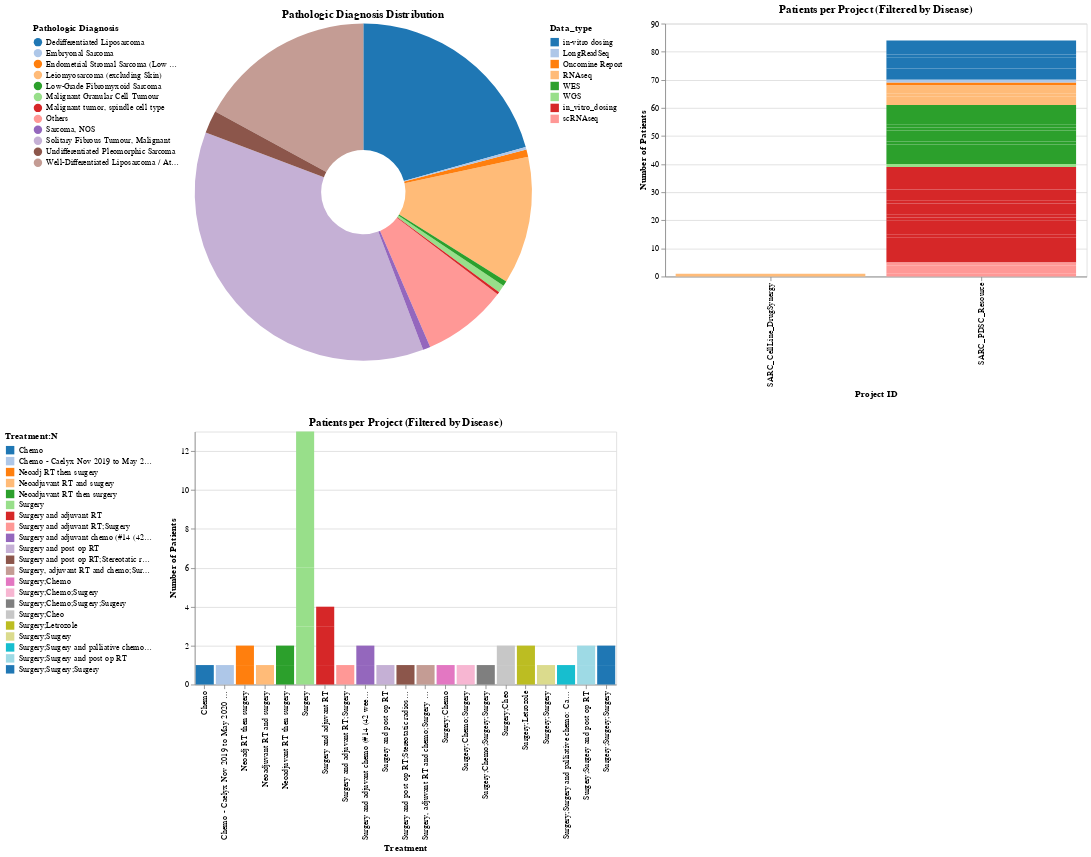

This figure's notebook cell:
### Code cell
interactive_plot(combined_df)

### Figure 1 — Vega-Lite specification as saved in the notebook (floating-point values rounded to 4 significant figures)
{"config": {"view": {"continuousWidth": 300, "continuousHeight": 300}}, "vconcat": [{"hconcat": [{"data": {"name": "data-9526c829b61a04844ae8f3b671ec75da"}, "mark": {"type": "arc", "innerRadius": 50}, "encoding": {"color": {"field": "Pathologic Diagnosis", "legend": {"orient": "left", "title": "Pathologic Diagnosis"}, "scale": {"scheme": "category20"}, "type": "nominal"}, "opacity": {"condition": {"param": "param_85", "value": 1, "empty": true}, "value": 0.3}, "theta": {"field": "Count", "title": "Total Cases", "type": "quantitative"}, "tooltip": [{"field": "Pathologic Diagnosis", "type": "nominal"}, {"field": "Percentage", "type": "nominal"}, {"field": "Percentage", "format": ".1f", "type": "quantitative"}]}, "height": 400, "name": "view_94", "title": "Pathologic Diagnosis Distribution", "width": 400}, {"data": {"name": "data-3d37d085054e9c438da5974f8f9228ac"}, "mark": {"type": "bar"}, "encoding": {"color": {"field": "Data_type", "legend": {"orient": "left", "title": "Data_type"}, "scale": {"scheme": "category20"}, "type": "nominal"}, "tooltip": [{"field": "Project ID", "type": "nominal"}, {"field": "Number of Patients", "type": "quantitative"}, {"field": "Data_type", "type": "nominal"}], "x": {"field": "Project ID", "title": "Project ID", "type": "nominal"}, "y": {"field": "Number of Patients", "title": "Number of Patients", "type": "quantitative"}}, "title": "Patients per Project (Filtered by Disease)", "transform": [{"filter": {"param": "param_85", "empty": true}}], "width": 500}], "resolve": {"scale": {"color": "independent"}}}, {"data": {"name": "data-de9eb38db468dcb5a98ee92583898a35"}, "mark": {"type": "bar"}, "encoding": {"color": {"field": "Treatment", "legend": {"orient": "left", "title": "Treatment:N"}, "scale": {"scheme": "category20"}, "type": "nominal"}, "tooltip": [{"field": "Treatment", "type": "nominal"}, {"field": "Number of Patients", "type": "quantitative"}], "x": {"field": "Treatment", "title": "Treatment", "type": "nominal"}, "y": {"field": "Number of Patients", "title": "Number of Patients", "type": "quantitative"}}, "title": "Patients per Project (Filtered by Disease)", "transform": [{"filter": {"param": "param_85", "empty": true}}], "width": 500}], "params": [{"name": "param_85", "select": {"type": "point", "fields": ["Pathologic Diagnosis"]}, "views": ["view_94"]}], "resolve": {"scale": {"color": "independent"}}, "$schema": "https://vega.github.io/schema/vega-lite/v5.20.1.json", "datasets": {"data-9526c829b61a04844ae8f3b671ec75da": [{"Pathologic Diagnosis": "Solitary Fibrous Tumour, Malignant", "Count": 152, "Percentage": "36.5%"}, {"Pathologic Diagnosis": "Dedifferentiated Liposarcoma", "Count": 86, "Percentage": "20.7%"}, {"Pathologic Diagnosis": "Well-Differentiated Liposarcoma / Atypical Lipomatous Tumour", "Count": 71, "Percentage": "17.1%"}, {"Pathologic Diagnosis": "Leiomyosarcoma (excluding Skin)", "Count": 51, "Percentage": "12.3%"}, {"Pathologic Diagnosis": "Others", "Count": 34, "Percentage": "8.2%"}, {"Pathologic Diagnosis": "Undifferentiated Pleomorphic Sarcoma", "Count": 9, "Percentage": "2.2%"}, {"Pathologic Diagnosis": "Malignant Granular Cell Tumour", "Count": 3, "Percentage": "0.7%"}, {"Pathologic Diagnosis": "Endometrial Stromal Sarcoma (Low Grade, High Grade), Undifferentiated Uterine Sarcoma", "Count": 3, "Percentage": "0.7%"}, {"Pathologic Diagnosis": "Sarcoma, NOS", "Count": 3, "Percentage": "0.7%"}, {"Pathologic Diagnosis": "Low-Grade Fibromyxoid Sarcoma", "Count": 2, "Percentage": "0.5%"}, {"Pathologic Diagnosis": "Embryonal Sarcoma", "Count": 1, "Percentage": "0.2%"}, {"Pathologic Diagnosis": "Malignant tumor, spindle cell type", "Count": 1, "Percentage": "0.2%"}], "data-3d37d085054e9c438da5974f8f9228ac": [{"Pathologic Diagnosis": "Dedifferentiated Liposarcoma", "Project ID": "SARC_CellLine_DrugSynergy", "Data_type": "RNAseq", "Number of Patients": 1}, {"Pathologic Diagnosis": "Dedifferentiated Liposarcoma", "Project ID": "SARC_PDSC_Resource", "Data_type": " in-vitro dosing", "Number of Patients": 4}, {"Pathologic Diagnosis": "Dedifferentiated Liposarcoma", "Project ID": "SARC_PDSC_Resource", "Data_type": "RNAseq", "Number of Patients": 3}, {"Pathologic Diagnosis": "Dedifferentiated Liposarcoma", "Project ID": "SARC_PDSC_Resource", "Data_type": "WES", "Number of Patients": 5}, {"Pathologic Diagnosis": "Dedifferentiated Liposarcoma", "Project ID": "SARC_PDSC_Resource", "Data_type": "in_vitro_dosing", "Number of Patients": 8}, {"Pathologic Diagnosis": "Dedifferentiated Liposarcoma", "Project ID": "SARC_PDSC_Resource", "Data_type": "scRNAseq", "Number of Patients": 1}, {"Pathologic Diagnosis": "Embryonal Sarcoma", "Project ID": "SARC_PDSC_Resource", "Data_type": "in_vitro_dosing", "Number of Patients": 1}, {"Pathologic Diagnosis": "Endometrial Stromal Sarcoma (Low Grade, High Grade), Undifferentiated Uterine Sarcoma", "Project ID": "SARC_PDSC_Resource", "Data_type": "in_vitro_dosing", "Number of Patients": 1}, {"Pathologic Diagnosis": "Leiomyosarcoma (excluding Skin)", "Project ID": "SARC_PDSC_Resource", "Data_type": " in-vitro dosing", "Number of Patients": 4}, {"Pathologic Diagnosis": "Leiomyosarcoma (excluding Skin)", "Project ID": "SARC_PDSC_Resource", "Data_type": "RNAseq", "Number of Patients": 1}, {"Pathologic Diagnosis": "Leiomyosarcoma (excluding Skin)", "Project ID": "SARC_PDSC_Resource", "Data_type": "WES", "Number of Patients": 2}, {"Pathologic Diagnosis": "Leiomyosarcoma (excluding Skin)", "Project ID": "SARC_PDSC_Resource", "Data_type": "in_vitro_dosing", "Number of Patients": 4}, {"Pathologic Diagnosis": "Low-Grade Fibromyxoid Sarcoma", "Project ID": "SARC_PDSC_Resource", "Data_type": "in_vitro_dosing", "Number of Patients": 1}, {"Pathologic Diagnosis": "Malignant Granular Cell Tumour", "Project ID": "SARC_PDSC_Resource", "Data_type": "WES", "Number of Patients": 1}, {"Pathologic Diagnosis": "Malignant Granular Cell Tumour", "Project ID": "SARC_PDSC_Resource", "Data_type": "in_vitro_dosing", "Number of Patients": 1}, {"Pathologic Diagnosis": "Malignant tumor, spindle cell type", "Project ID": "SARC_PDSC_Resource", "Data_type": "in_vitro_dosing", "Number of Patients": 1}, {"Pathologic Diagnosis": "Others", "Project ID": "SARC_PDSC_Resource", "Data_type": " in-vitro dosing", "Number of Patients": 1}, {"Pathologic Diagnosis": "Others", "Project ID": "SARC_PDSC_Resource", "Data_type": "WES", "Number of Patients": 4}, {"Pathologic Diagnosis": "Others", "Project ID": "SARC_PDSC_Resource", "Data_type": "in_vitro_dosing", "Number of Patients": 4}, {"Pathologic Diagnosis": "Others", "Project ID": "SARC_PDSC_Resource", "Data_type": "scRNAseq", "Number of Patients": 2}, {"Pathologic Diagnosis": "Sarcoma, NOS", "Project ID": "SARC_PDSC_Resource", "Data_type": "WES", "Number of Patients": 1}, {"Pathologic Diagnosis": "Sarcoma, NOS", "Project ID": "SARC_PDSC_Resource", "Data_type": "in_vitro_dosing", "Number of Patients": 1}, {"Pathologic Diagnosis": "Solitary Fibrous Tumour, Malignant", "Project ID": "SARC_PDSC_Resource", "Data_type": "Oncomine Report", "Number of Patients": 1}, {"Pathologic Diagnosis": "Solitary Fibrous Tumour, Malignant", "Project ID": "SARC_PDSC_Resource", "Data_type": "RNAseq", "Number of Patients": 1}, {"Pathologic Diagnosis": "Solitary Fibrous Tumour, Malignant", "Project ID": "SARC_PDSC_Resource", "Data_type": "WES", "Number of Patients": 1}, {"Pathologic Diagnosis": "Solitary Fibrous Tumour, Malignant", "Project ID": "SARC_PDSC_Resource", "Data_type": "WGS", "Number of Patients": 1}, {"Pathologic Diagnosis": "Solitary Fibrous Tumour, Malignant", "Project ID": "SARC_PDSC_Resource", "Data_type": "in_vitro_dosing", "Number of Patients": 2}, {"Pathologic Diagnosis": "Undifferentiated Pleomorphic Sarcoma", "Project ID": "SARC_PDSC_Resource", "Data_type": "in_vitro_dosing", "Number of Patients": 2}, {"Pathologic Diagnosis": "Undifferentiated Pleomorphic Sarcoma", "Project ID": "SARC_PDSC_Resource", "Data_type": "scRNAseq", "Number of Patients": 1}, {"Pathologic Diagnosis": "Well-Differentiated Liposarcoma / Atypical Lipomatous Tumour", "Project ID": "SARC_PDSC_Resource", "Data_type": " in-vitro dosing", "Number of Patients": 5}, {"Pathologic Diagnosis": "Well-Differentiated Liposarcoma / Atypical Lipomatous Tumour", "Project ID": "SARC_PDSC_Resource", "Data_type": "LongReadSeq", "Number of Patients": 1}, {"Pathologic Diagnosis": "Well-Differentiated Liposarcoma / Atypical Lipomatous Tumour", "Project ID": "SARC_PDSC_Resource", "Data_type": "RNAseq", "Number of Patients": 2}, {"Pathologic Diagnosis": "Well-Differentiated Liposarcoma / Atypical Lipomatous Tumour", "Project ID": "SARC_PDSC_Resource", "Data_type": "WES", "Number of Patients": 7}, {"Pathologic Diagnosis": "Well-Differentiated Liposarcoma / Atypical Lipomatous Tumour", "Project ID": "SARC_PDSC_Resource", "Data_type": "in_vitro_dosing", "Number of Patients": 8}, {"Pathologic Diagnosis": "Well-Differentiated Liposarcoma / Atypical Lipomatous Tumour", "Project ID": "SARC_PDSC_Resource", "Data_type": "scRNAseq", "Number of Patients": 1}], "data-de9eb38db468dcb5a98ee92583898a35": [{"Pathologic Diagnosis": "Dedifferentiated Liposarcoma", "Treatment": "Neoadj RT then surgery", "Number of Patients": 1}, {"Pathologic Diagnosis": "Dedifferentiated Liposarcoma", "Treatment": "Surgery", "Number of Patients": 3}, {"Pathologic Diagnosis": "Dedifferentiated Liposarcoma", "Treatment": "Surgery and adjuvant RT", "Number of Patients": 1}, {"Pathologic Diagnosis": "Dedifferentiated Liposarcoma", "Treatment": "Surgery and adjuvant RT;Surgery", "Number of Patients": 1}, {"Pathologic Diagnosis": "Dedifferentiated Liposarcoma", "Treatment": "Surgery and post op RT", "Number of Patients": 1}, {"Pathologic Diagnosis": "Dedifferentiated Liposarcoma", "Treatment": "Surgery;Letrozole", "Number of Patients": 1}, {"Pathologic Diagnosis": "Dedifferentiated Liposarcoma", "Treatment": "Surgery;Surgery", "Number of Patients": 1}, {"Pathologic Diagnosis": "Dedifferentiated Liposarcoma", "Treatment": "Surgery;Surgery and post op RT", "Number of Patients": 1}, {"Pathologic Diagnosis": "Embryonal Sarcoma", "Treatment": "Surgery and adjuvant chemo (#14 (42 weeks) VDC);Surgery;Chemo", "Number of Patients": 1}, {"Pathologic Diagnosis": "Endometrial Stromal Sarcoma (Low Grade, High Grade), Undifferentiated Uterine Sarcoma", "Treatment": "Surgery;Chemo;Surgery", "Number of Patients": 1}, {"Pathologic Diagnosis": "Leiomyosarcoma (excluding Skin)", "Treatment": "Chemo - Caelyx Nov 2019 to May 2020 then debulking 16-Aug-2021", "Number of Patients": 1}, {"Pathologic Diagnosis": "Leiomyosarcoma (excluding Skin)", "Treatment": "Surgery;Chemo", "Number of Patients": 1}, {"Pathologic Diagnosis": "Leiomyosarcoma (excluding Skin)", "Treatment": "Surgery;Chemo;Surgery;Surgery", "Number of Patients": 1}, {"Pathologic Diagnosis": "Leiomyosarcoma (excluding Skin)", "Treatment": "Surgery;Letrozole", "Number of Patients": 1}, {"Pathologic Diagnosis": "Low-Grade Fibromyxoid Sarcoma", "Treatment": "Neoadjuvant RT then surgery", "Number of Patients": 1}, {"Pathologic Diagnosis": "Malignant Granular Cell Tumour", "Treatment": "Surgery;Surgery and palliative chemo: Caelyx > Best response MR after 2M > Pazopanib PD after 2m > Gem/Carbo > PD after 2m", "Number of Patients": 1}, {"Pathologic Diagnosis": "Malignant tumor, spindle cell type", "Treatment": "Surgery and adjuvant chemo (#14 (42 weeks) VDC);Surgery;Chemo", "Number of Patients": 1}, {"Pathologic Diagnosis": "Others", "Treatment": "Surgery", "Number of Patients": 3}, {"Pathologic Diagnosis": "Others", "Treatment": "Surgery and adjuvant RT", "Number of Patients": 2}, {"Pathologic Diagnosis": "Others", "Treatment": "Surgery;Cheo", "Number of Patients": 1}, {"Pathologic Diagnosis": "Others", "Treatment": "Surgery;Surgery;Surgery", "Number of Patients": 1}, {"Pathologic Diagnosis": "Sarcoma, NOS", "Treatment": "Surgery and adjuvant RT", "Number of Patients": 1}, {"Pathologic Diagnosis": "Solitary Fibrous Tumour, Malignant", "Treatment": "Neoadjuvant RT then surgery", "Number of Patients": 1}, {"Pathologic Diagnosis": "Solitary Fibrous Tumour, Malignant", "Treatment": "Surgery and post op RT;Stereotatic radiosurgery;Surgery;Chemo - Caelyx #2", "Number of Patients": 1}, {"Pathologic Diagnosis": "Undifferentiated Pleomorphic Sarcoma", "Treatment": "Neoadjuvant RT and surgery", "Number of Patients": 1}, {"Pathologic Diagnosis": "Undifferentiated Pleomorphic Sarcoma", "Treatment": "Surgery;Cheo", "Number of Patients": 1}, {"Pathologic Diagnosis": "Well-Differentiated Liposarcoma / Atypical Lipomatous Tumour", "Treatment": "Chemo", "Number of Patients": 1}, {"Pathologic Diagnosis": "Well-Differentiated Liposarcoma / Atypical Lipomatous Tumour", "Treatment": "Neoadj RT then surgery", "Number of Patients": 1}, {"Pathologic Diagnosis": "Well-Differentiated Liposarcoma / Atypical Lipomatous Tumour", "Treatment": "Surgery", "Number of Patients": 7}, {"Pathologic Diagnosis": "Well-Differentiated Liposarcoma / Atypical Lipomatous Tumour", "Treatment": "Surgery, adjuvant RT and chemo;Surgery and HIPEC;Surgery", "Number of Patients": 1}, {"Pathologic Diagnosis": "Well-Differentiated Liposarcoma / Atypical Lipomatous Tumour", "Treatment": "Surgery;Surgery and post op RT", "Number of Patients": 1}, {"Pathologic Diagnosis": "Well-Differentiated Liposarcoma / Atypical Lipomatous Tumour", "Treatment": "Surgery;Surgery;Surgery", "Number of Patients": 1}]}}
